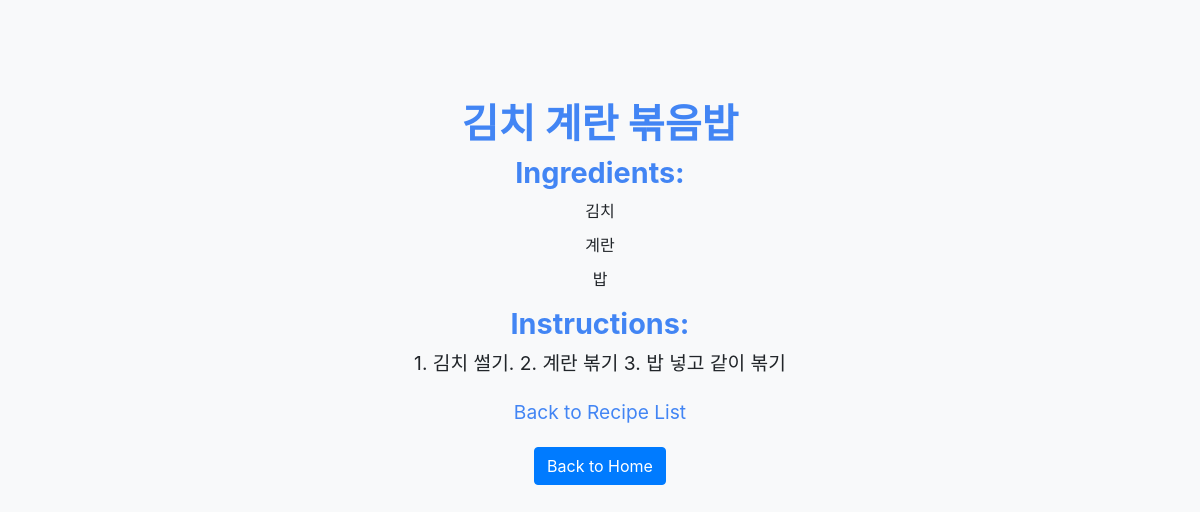
The app's page /recipe-detail/10/ with its own data.
### recipes/models.py (models this page shows, shortened)
class Recipe(models.Model):
    title = models.CharField(max_length=100)
    ingredients = models.ManyToManyField(Ingredient)
    instructions = models.TextField()

class Ingredient(models.Model):
    name = models.CharField(max_length=100)

### recipes/views.py (the view)
# urls.py: path('recipe-detail/<int:recipe_id>/', views.recipe_detail, name='recipe_detail'),
def recipe_detail(request, recipe_id):
    recipe = get_object_or_404(Recipe, pk=recipe_id)
    return render(request, 'recipe_detail.html', {'recipe': recipe})

### recipes/templates/recipe_detail.html (shortened to what this page needs)
<!DOCTYPE html>
<html lang="en">
<head>
    <link rel="stylesheet" href="https://stackpath.bootstrapcdn.com/bootstrap/4.3.1/css/bootstrap.min.css">
</head>
<body>
    <div class="container">
        <h1>{{ recipe.title }}</h1>
        <h2>Ingredients:</h2>
        <ul>
            {% for ingredient in recipe.ingredients.all %}
                <li>{{ ingredient.name }}</li>
            {% endfor %}
        </ul>
        <h2>Instructions:</h2>
        <p>{{ recipe.instructions }}</p>
        <a href="{% url 'recipe_list' %}">Back to Recipe List</a>
        <a class="btn btn-primary back-button" href="{% url 'home' %}">Back to Home</a>
    </div>

### recipes/templates/recipe_detail.html (style rules this page uses)
body { background-color: #f8f9fa; padding: 50px; }
.container { text-align: center; margin-top: 50px; }
h1 { font-size: 2.5em; font-weight: bold; color: #4285f4; }
h2 { font-size: 1.8em; font-weight: bold; color: #4285f4; }
ul { list-style-type: none; padding: 0; }
li { margin-bottom: 10px; }
p { font-size: 1.2em; }
a { color: #4285f4; text-decoration: none; font-size: 1.2em; margin-top: 20px; display: block; }

### records on screen
Recipe: title "김치 계란 볶음밥", instructions "1. 김치 썰기. 2. 계란 볶기 3. 밥 넣고 같이 볶기"
Ingredient: name "김치"
Ingredient: name "계란"
Ingredient: name "밥"
